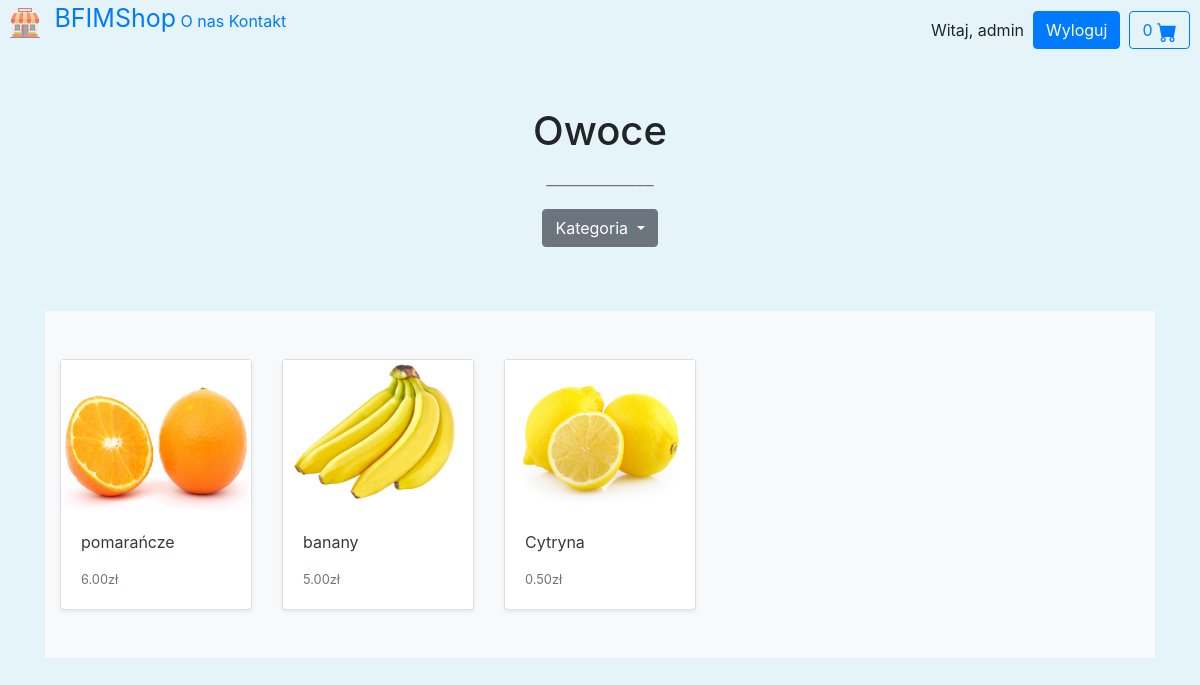
The page /shop/owoce/ (signed in) on the database its author committed.
### store/models.py (models this page shows, shortened)
class Category(models.Model):
    name = models.CharField(max_length=255, db_index=True)
    slug = models.SlugField(max_length=255, unique=True)
    class Meta:
        verbose_name_plural = 'categories'
    def get_absolute_url(self):
        return reverse('store:category_list', args=[self.slug])

class Product(models.Model):
    category = models.ForeignKey(Category, related_name='product', on_delete=models.CASCADE)
    created_by = models.ForeignKey(User, on_delete=models.CASCADE, related_name='product_creator')
    title = models.CharField(max_length=255)
    author = models.CharField(max_length=255, default='admin')
    description = models.TextField(blank=True)
    image = models.ImageField(upload_to='images/', default='images/default.jpg')
    slug = models.SlugField(max_length=255)
    price = models.DecimalField(max_digits=4, decimal_places=2)
    in_stock = models.BooleanField(default=True)
    is_active = models.BooleanField(default=True)
    created = models.DateTimeField(auto_now_add=True)
    updated = models.DateTimeField(auto_now=True)
    objects = models.Manager()
    products = ProductManager()
    class Meta:
        verbose_name_plural = 'Products'
        ordering = ('-created',)
    def get_absolute_url(self):
        return reverse('store:product_detail', args=[self.slug])

### store/views.py (the view)
# urls.py: path('shop/<slug:category_slug>/', views.category_list, name='category_list'),
def category_list(request, category_slug=None):
    category = get_object_or_404(Category, slug=category_slug)
    products = Product.objects.filter(category=category)
    return render(request, 'store/products/category.html', {'category': category, 'products': products })

### basket/basket.py (called while the page is built)
    def __len__(self):
        return sum(item['qty'] for item in self.basket.values())

### basket/context_processors.py (called while the page is built)
def basket(request):
    return {'basket': Basket(request)}

### store/context_processors.py (called while the page is built)
def categories(request):
    return {
        'categories': Category.objects.all()
    }

### store/templates/store/products/category.html (shortened to what this page needs)
{% extends '../main.html' %}
{% load static %}
{% block content %}
<main>
<div class="container">
  <section class="py-5 text-center container">
    <div class="row py-lg-3">
      <div class="col-lg-6 col-md-8 mx-auto">
        <h1 class="h1 fw-bold">{{category.name|title}}</h1>
        <p class="lead text-muted">____________</p>
        <div class="bd-example">
          <div class="dropdown">
            <button class="btn btn-secondary dropdown-toggle" type="button" id="dropdownMenuButton" data-toggle="dropdown"
              aria-haspopup="true" aria-expanded="false">
              Kategoria
            </button>
          </div>
        </div>
      </div>
    </div>
  </section>
  <div class="album py-5 bg-light">
    <div class="container">
      <div class="row row-cols-1 row-cols-sm-2 row-cols-md-5 g-3">
        {% for product in products %}
        <div class="col">
          <div class="card shadow-sm">
            <img class="img-fluid" alt="Responsive image" src="{{ product.image.url }}" style="height: 150px; width:300px;">
            <div class="card-body">
              <p class="card-text">
                <a class="text-dark text-decoration-none" href="{{ product.get_absolute_url }}">{{ product.title }}</a>
              </p>
              <div class="d-flex justify-content-between align-items-center">
                <small class="text-muted">{{ product.price }}zł</small>
              </div>
            </div>
          </div>
        </div>
      {% endfor %}
    </div>
  </div>
</div>
</div>
</main>
{% endblock %}

### store/templates/store/main.html (shortened to what this page needs)
<!DOCTYPE html>
{% load static %}
<html>
<head>
	<link rel="stylesheet" href="https://stackpath.bootstrapcdn.com/bootstrap/4.4.1/css/bootstrap.min.css"
>
</head>
<body>
	<header>
		<nav class="navbar-light color-brand">
							<a class="brand-color" style="font-size: 25px; padding-left:10px; padding-top:5px" href="\">BFIMShop</a>
							<a href="{% url "store:about" %}">O nas </a>
							<a href="{% url "store:contact" %}">Kontakt </a>
							<div class="form-inline float-right" style="padding-top:10px; padding-right: 10px;"">
					{% if request.user.is_authenticated %}
					<span>Witaj, {{request.user}}</span>
					<p>&nbsp&nbsp</p>
					<a href="{% url "logout" %}" class="btn btn-primary">Wyloguj</a>
					{% else %}
					<a href="{% url "login" %}" class="btn btn-primary">Logowanie</a>
					<p>&nbsp&nbsp</p>
					<a href="{% url "register" %}" class="btn btn-primary">Rejestracja</a>
					{% endif %}
					<p>&nbsp&nbsp</p>
					{% if request.user.is_authenticated %}
					<a type="button" role="button" href="{% url "basket:basket_summary" %}"
						class="btn btn-outline-primary">
						{% with total_qty=basket|length %}
						<div id="basket_qty" class="d-inline-flex">
							{% if total_qty > 0 %}
							{{ total_qty }}
							{% else %}
							0
							{% endif %}
						</div>
						{% endwith %}
					</a>
					{% endif %}
				</div>
		</nav>
	</header>
	<div id="content">{% block content %} {% endblock %}</div>
</body>
</html>

### store/templates/store/main.html (style rules this page uses)
body { background: rgb(229, 244, 248) !important; }

### store/templates/store/products/category.html (style rules this page uses)
body { background: rgb(229, 244, 248) !important; }

### rows shown on the page
Category: name "Owoce"
Product: image (picture), title "pomarańcze", price "6.00"
Product: image (picture), title "banany", price "5.00"
Product: image (picture), title "Cytryna", price "0.50"

### other values the page prints
{{ request.user }} "admin"
